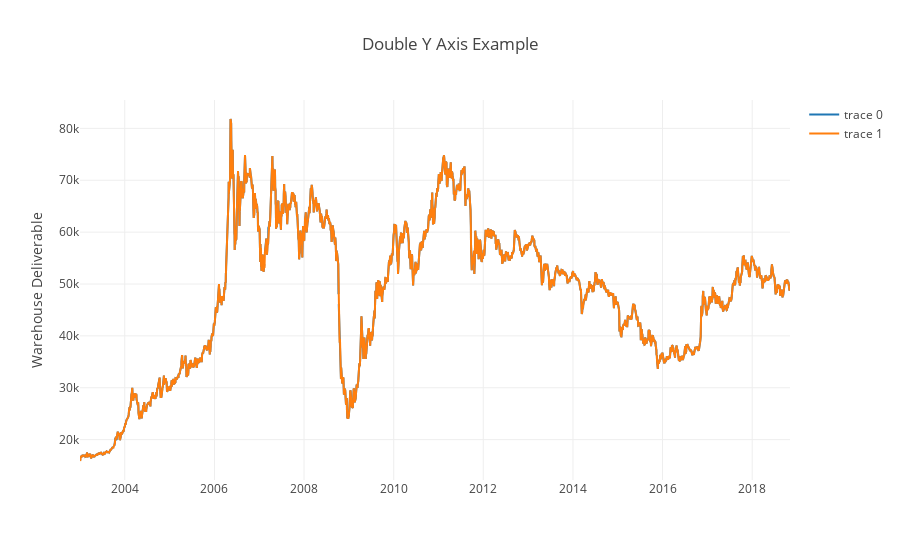

The notebook cell saved with this chart:
### Code cell
df = pd.read_pickle('data/SCFcMX')['2003':]
df2 = pd.read_pickle('data/SCFMX')['2003':]

data = [go.Line(x=df.index, y=df.SCFc01),
        go.Line(x=df2.index, y=df2['0']),
       ]
layout = go.Layout(
    title='Double Y Axis Example',
    yaxis=dict(
        title='Warehouse Deliverable'
    ),
    yaxis2=dict(
        title='Spread',
        overlaying='y',
        side='right'
    )
)
fig = go.Figure(data=data, layout=layout)
iplot(fig)

### Figure 1 — Plotly figure (JSON) as saved in the notebook; plotly's stock layout.template omitted (floating-point values rounded to 4 significant figures; data arrays with more than 128 entries replaced by an {"elided": "..."} marker saying what was removed)
{"data": [{"type": "scatter", "uid": "e6040c86-e1e8-11e8-8441-784f43970ddb", "x": {"elided": "3858 str values"}, "y": {"elided": "3858 int values"}}, {"type": "scatter", "uid": "e6065cd4-e1e8-11e8-a925-784f43970ddb", "x": {"elided": "3850 str values"}, "y": {"elided": "3850 int values"}}], "layout": {"autosize": true, "title": "Double Y Axis Example", "xaxis": {"autorange": true, "range": ["2003-01-01", "2018-11-05"], "type": "date"}, "yaxis": {"autorange": true, "range": [12220.0, 85470.0], "title": "Warehouse Deliverable", "type": "linear"}, "yaxis2": {"overlaying": "y", "side": "right", "title": "Spread"}}}
